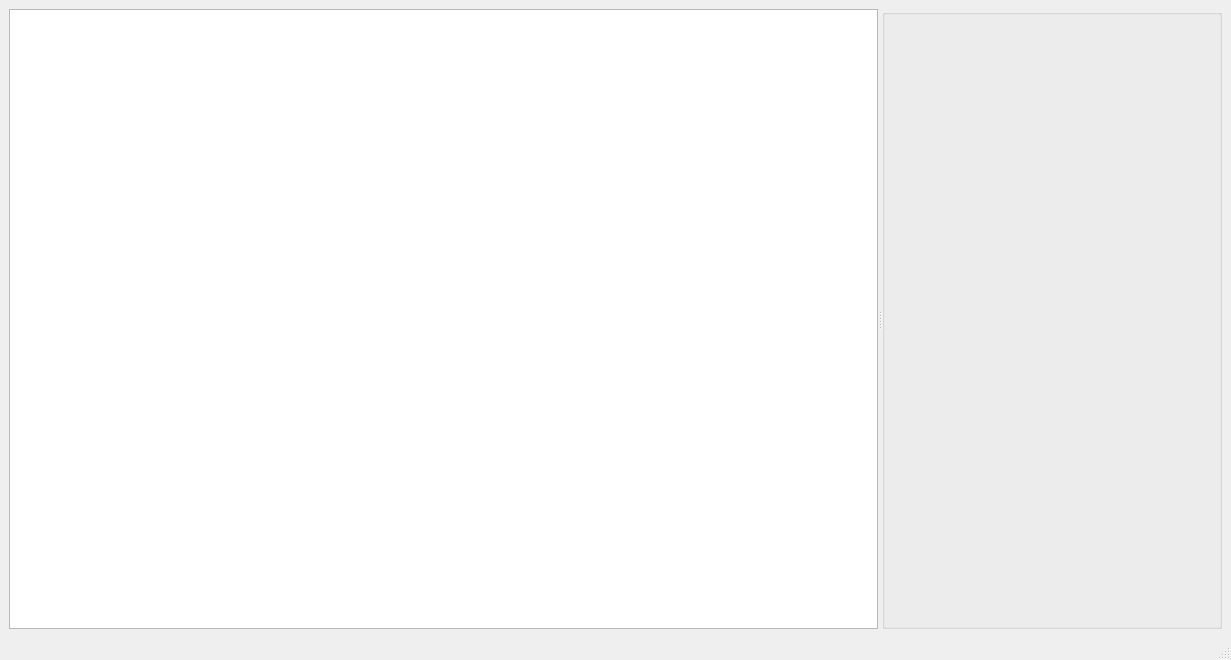
<?xml version="1.0" encoding="UTF-8"?>
<ui version="4.0">
 <class>MainWindow</class>
 <widget class="QMainWindow" name="MainWindow">
  <property name="geometry">
   <rect>
    <x>0</x>
    <y>0</y>
    <width>1231</width>
    <height>660</height>
   </rect>
  </property>
  <property name="windowTitle">
   <string>MY CFF EXPLORER</string>
  </property>
  <property name="windowIcon">
   <iconset resource="../res.qrc">
    <normaloff>:/images/images/icon/navigation/m8.ico</normaloff>:/images/images/icon/navigation/m8.ico</iconset>
  </property>
  <widget class="QWidget" name="centralWidget">
   <layout class="QHBoxLayout" name="horizontalLayout">
    <item>
     <widget class="QSplitter" name="mainSplitter">
      <property name="lineWidth">
       <number>1</number>
      </property>
      <property name="midLineWidth">
       <number>0</number>
      </property>
      <property name="orientation">
       <enum>Qt::Orientation::Horizontal</enum>
      </property>
      <property name="opaqueResize">
       <bool>true</bool>
      </property>
      <widget class="NavigationView" name="navigationView">
       <attribute name="headerVisible">
        <bool>false</bool>
       </attribute>
       <column>
        <property name="text">
         <string notr="true">1</string>
        </property>
       </column>
      </widget>
      <widget class="QGroupBox" name="subViewContainer">
       <property name="title">
        <string/>
       </property>
      </widget>
     </widget>
    </item>
   </layout>
  </widget>
  <widget class="QMenuBar" name="menubar">
   <property name="geometry">
    <rect>
     <x>0</x>
     <y>0</y>
     <width>1231</width>
     <height>21</height>
    </rect>
   </property>
  </widget>
  <widget class="QStatusBar" name="statusbar"/>
 </widget>
 <customwidgets>
  <customwidget>
   <class>NavigationView</class>
   <extends>QTreeWidget</extends>
   <header>view/navigationview.h</header>
  </customwidget>
 </customwidgets>
 <resources>
  <include location="../res.qrc"/>
 </resources>
 <connections/>
</ui>
